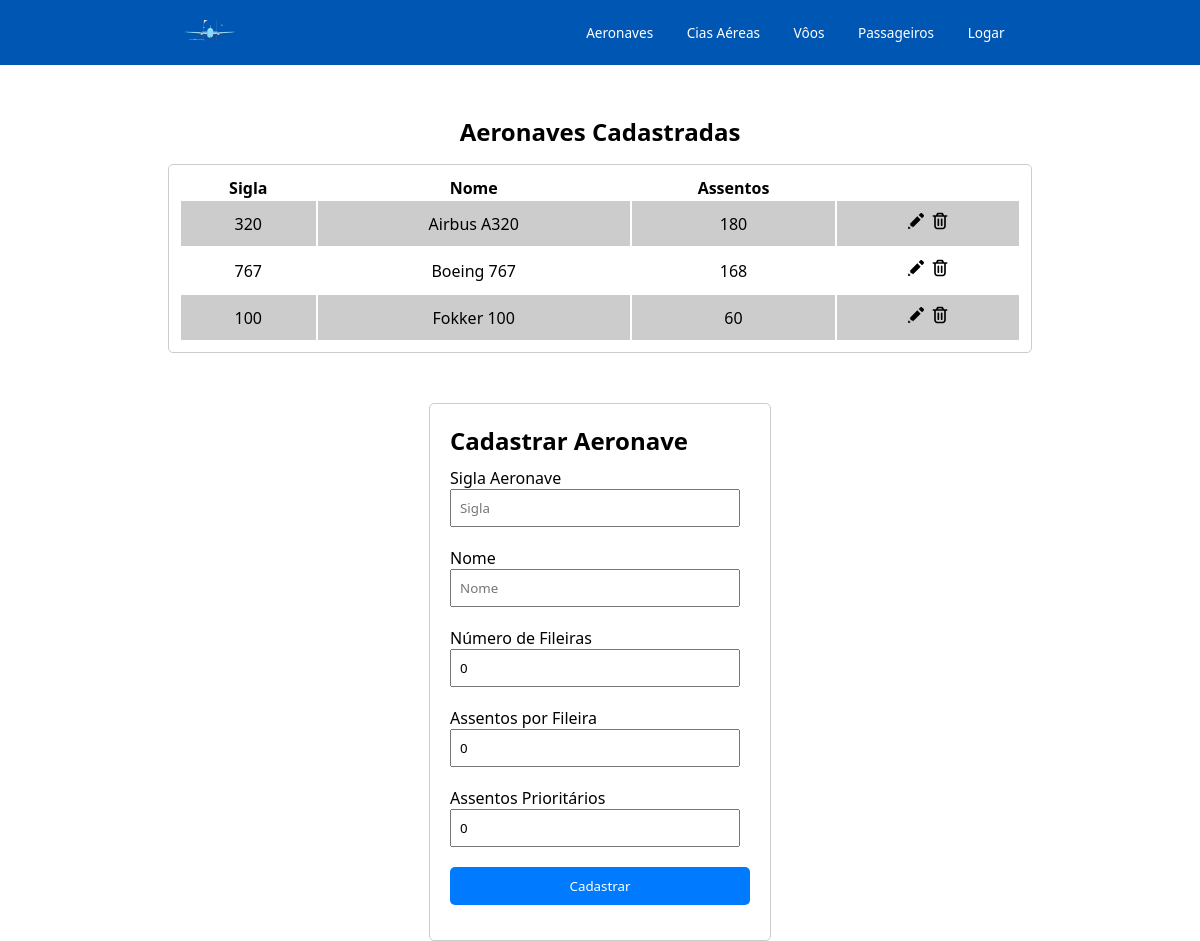
Page /public/Pages/aeronave.php on the earlier database version.
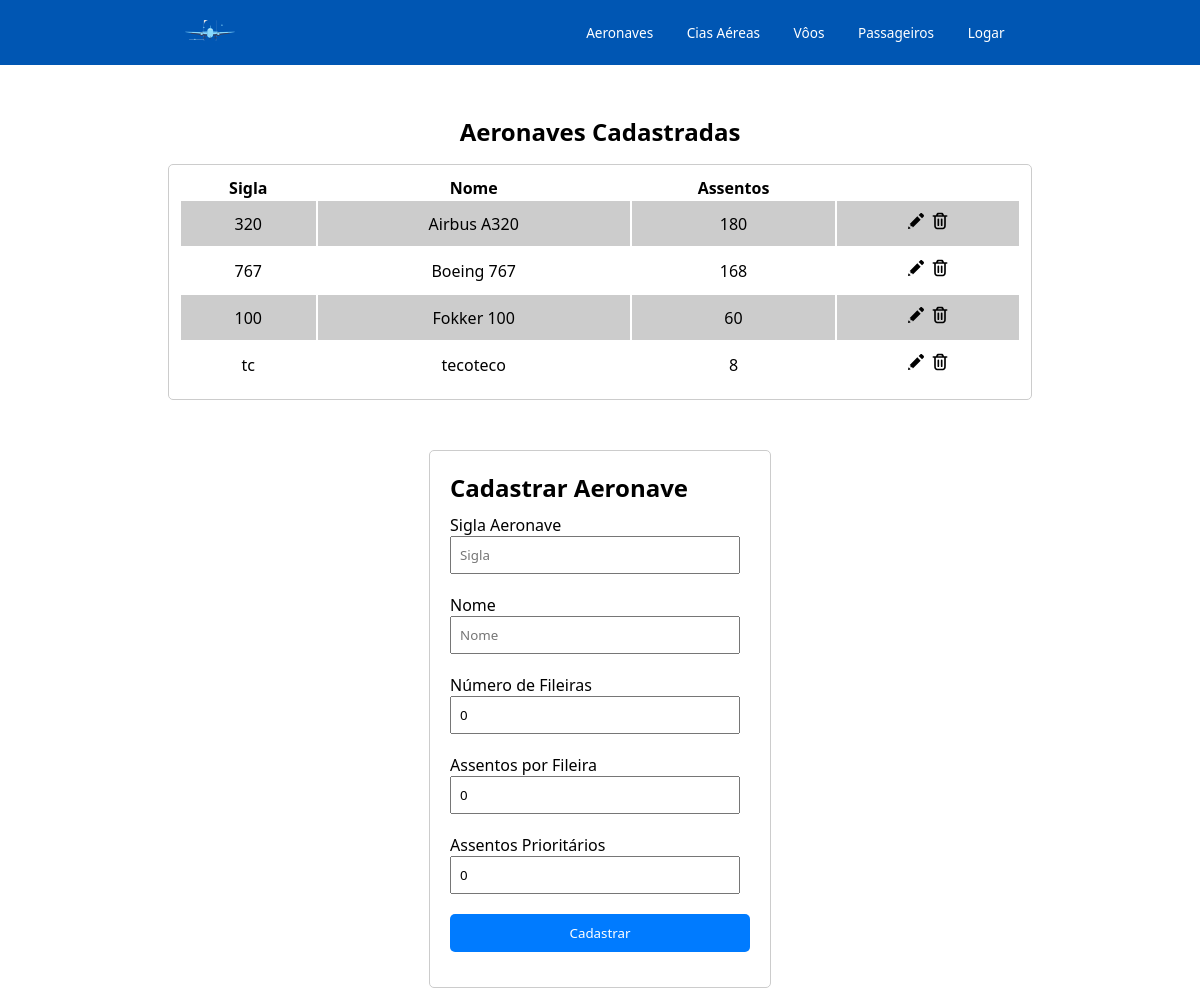
Same page on the later database version.
### tables this page shows
CREATE TABLE aeronave (
            id INTEGER PRIMARY KEY AUTOINCREMENT,
            sigla CHAR(4),
            quantidade_assentos INTEGER,
            marca VARCHAR(20),
            quantidade_fileiras INTEGER,
            quantidade_colunas INTEGER,
            assentos_prioritarios INTEGER,
            assentos_por_fila INTEGER,
            assentos_por_coluna INTEGER
        );

### autoload.php (called while the page is built, shortened)
<?php
spl_autoload_register(function ($class) {
    $prefix = "App";
    $base_dir = __DIR__ ."/src/";
    $len = strlen($prefix);
    $relavite_class = substr($class, $len);
    $file = $base_dir . str_replace('\\', '/', $relavite_class) . '.php';
});

### src/Infra/Database/DatabaseManager.php (called while the page is built, shortened)
<?php
class DatabaseManager
{
    private static $instance;
    public static function getConn(): \PDO
    {
        if (self::$instance == null) {
            try {
                self::$instance = new \PDO("sqlite:" . DB_PATH);
            } catch (\Exception $e) {
                echo $e->getMessage();
            }
        }
        return self::$instance;
    }
}

### src/DAO/AeronaveDAO.php (called while the page is built, shortened)
<?php
class AeronaveDAO {
    private PDO $conexao;
    public function __construct() {
        $this->conexao = DatabaseManager::getConn();
    }
    public function read(): array {
        $sql = "SELECT * FROM aeronave";
        $stmt = $this->conexao->query($sql);
        $aeronaves = [];
        while ($row = $stmt->fetch(PDO::FETCH_OBJ)) {
            $aeronaves[] = $this->mapAeronave($row);
        }
        return $aeronaves;
    }
    private function mapAeronave(object $data): Aeronave
    {
        $aero = new Aeronave(
            $data->sigla,
            $data->marca,
            $data->quantidade_fileiras,
            $data->assentos_por_fila,
            $data->assentos_prioritarios
        );
        $aero->setId($data->id);
        return $aero;
    }
}

### src/Entities/Entity.php (called while the page is built, shortened)
<?php
abstract class Entity
{
    private ?int $id;
    public function getId(): ?int
    {
        return $this->id ?? null;
    }
    public function setId(int $id):self
    {
        $this->id = $id;
        return $this;
    }
}

### src/Entities/Aeronave.php (called while the page is built, shortened)
<?php
class Aeronave extends Entity
{
    private string $sigla;
    private int $qteFileiras;
    private int $assentosPorFila;
    private int $assentosPrioritarios;
    private string $marca;
    public function __construct(string $sigla, string $marca, int $qteFileiras, int $assentosPorFila, int $assentosPrioritarios)
    {
        $this->sigla = $sigla;
        $this->marca = $marca;
        $this->qteFileiras = $qteFileiras;
        $this->assentosPorFila = $assentosPorFila;
        $this->assentosPrioritarios = $assentosPrioritarios;
    }
    public function getAssentosFila(){
        return $this->assentosPorFila;
    }
    public function getQuantidadeFilas(){
        return $this->qteFileiras;
    }
    public function getSigla(){
        return $this->sigla;
    }
    public function getMarca(){
        return $this->marca;
    }
    public function getAssentosPrioritarios(){
        return $this->assentosPrioritarios;
    }
}

### public/Pages/aeronave.php (the view, shortened to what this page needs)
<?php
require_once '../../autoload.php';
require 'templates/header.php';
$aeronaveDAO = new AeronaveDAO();
$aeros = $aeronaveDAO->read();
if (isset($_GET['id'])) {
    if(isset($_GET['delete']) && $_GET['delete']){
        $aeronaveDAO->delete($_GET['id']);
        header("Location:/public/Pages/aeronave.php");
    }
    $aeroEdit = $aeronaveDAO->getById($_GET['id']);
    if (!$aeroEdit) {
        $aeroEdit = new Aeronave('', '', 0, 0, 0);
    }
} else {
    $aeroEdit = new Aeronave('', '', 0, 0, 0);
}
?>
<head>
</head>
<section class="section-container">
    <h2>Aeronaves Cadastradas</h2>
    <table class="tabela">
        <thead>
            <tr>
                <th>Sigla</th>
                <th>Nome</th>
                <th>Assentos</th>
            </tr>
        </thead>
        <tbody>
            <?php
            foreach ($aeros as $aero) {
                echo "<tr>
        <td>{$aero->getSigla()}</td>
        <td>{$aero->getMarca()}</td>
        <td>" . $aero->getAssentosFila() * $aero->getQuantidadeFilas() . "</td>
        <td>
        <a href=\"/public/Pages/aeronave.php?id={$aero->getId()}\"><img src=\"/public/assets/images/edit-icon.svg\"></a>
        <a href=\"/public/Pages/aeronave.php?id={$aero->getId()}&delete=true\"><img src=\"/public/assets/images/trash-icon.svg\"></a>
        </td>
    </tr>";
            }
            ?>
        </tbody>
    </table>
</section>
<div class="container">
    <h2>Cadastrar Aeronave</h2>
    <form action="/public/Routes/cadastrarAeronave.php" method="POST">
        <div class="input-group">
            <label for="sigla">Sigla Aeronave</label>
            <input type="text" id="sigla" name="sigla" placeholder="Sigla" value="<?php echo $aeroEdit->getSigla() ?>" required>
        </div>
        <div class="input-group">
            <label for="marca">Nome</label>
            <input type="text" id="marca" name="marca" placeholder="Nome" value="<?php echo $aeroEdit->getMarca() ?>">
        </div>
        <div class="input-group">
            <label for="fileira">Número de Fileiras</label>
            <input type="number" id="fileira" name="fileira" placeholder="30" value="<?php echo $aeroEdit->getQuantidadeFilas() ?>">
        </div>
        <div class="input-group">
            <label for="assentos">Assentos por Fileira</label>
            <input type="number" id="assentos" name="assentos" placeholder="6" value="<?php echo $aeroEdit->getAssentosFila() ?>">
        </div>
        <div class="input-group">
            <label for="prioritarios">Assentos Prioritários</label>
            <input type="number" id="prioritarios" name="prioritarios" placeholder="6" value="<?php echo $aeroEdit->getAssentosPrioritarios() ?>">
        </div>
        <button type="submit">
            <?php
            if ($aeroEdit->getId()) {
                echo "Atualizar";
            } else {
                echo "Cadastrar";
            }
            ?>
        </button>
    </form>
</div>
<?php
require 'templates/final.php';
?>

### public/Pages/templates/cabecalho.php (shortened to what this page needs)
<!DOCTYPE html>
<html lang="pt-br">
<head>
    <link rel="stylesheet" href="/public/assets/css/style.css">
</head>
<body>

### public/Pages/templates/header.php (shortened to what this page needs)
<?php
include 'cabecalho.php';
$logado = false;
?>
<header>
    <span>
        <a href="/index.php"><img src="/public/assets/images/aircraft.svg"></a>
    </span>
    <nav>
        <ul>
            <li><a href="/public/Pages/aeronave.php">Aeronaves</a></li>
            <li><a href="/public/Pages/cia_aerea.php">Cias Aéreas</a></li>
            <li><a href="/public/Pages/voo.php">Vôos</a></li>
            <li><a href="/public/Pages/passageiro.php">Passageiros</a></li>
            <li><?php
                if (!$logado) {
                    echo '<a href="/public/Pages/login.php">Logar</a>';
                } else {
                    echo "Bem vindo {$logado->getNome()} (<a href=\"/public/Routes/logout.php\">logout</a>)";
                }
                ?>
            </li>
        </ul>
    </nav>
</header>

### public/Pages/templates/final.php
</body>
</html>

### public/assets/css/style.css (style rules this page uses)
:root { --primary: #88D9FD; --secondary: #66B7DB; --action: #007bff; }
* { font-family: system-ui, -apple-system, BlinkMacSystemFont, 'Segoe UI', Roboto, Oxygen, Ubuntu, Cantarell, 'Open Sans', 'Helvetica Neue', sans-serif; padding: 0; margin:0; }
.container { width: 300px; margin: 0 auto; padding: 20px; border: 1px solid #ccc; border-radius: 5px; }
input, select { width: 90%; margin-bottom: 10px; padding: 8px; }
.input-group { margin: 10px 0; }
button { width: 100%; padding: 10px; background-color: var(--action); color: #fff; border: none; border-radius: 5px; cursor: pointer; margin-bottom: 15px; }
header { display: flex; align-items: center; justify-content: space-around; background-color: #0056b3; }
header { font-size: 0.85rem; color: #fff; padding: 20px; margin-bottom: 50px; }
header a { text-decoration: none; color: #fff; }
header li { list-style: none; display: inline; margin-left: 10px; padding: 10px; border-radius: 12px; transition: all ease-in-out 300ms; }
header img { max-width: 50px; }
section { width: 80%; margin:auto; margin-bottom: 50px; }
.section-container { display:flex; flex-direction:column; align-items:center; justify-content:center; gap: 1rem; }
.section-container img { max-width: 400px; }
.tabela { width: 90%; padding: 10px; border-radius: 5px; text-align: center; border: #ccc solid 1px; }
.tabela td { padding: 10px; }
.tabela tbody tr:nth-child(odd) { background-color: #ccc; }
.tabela a > img { max-width: 20px; }

Differences in the rows shown:
added aeronave: sigla "tc", marca "tecoteco", $aero->getAssentosFila() * $aero->getQuantidadeFilas() "8"
